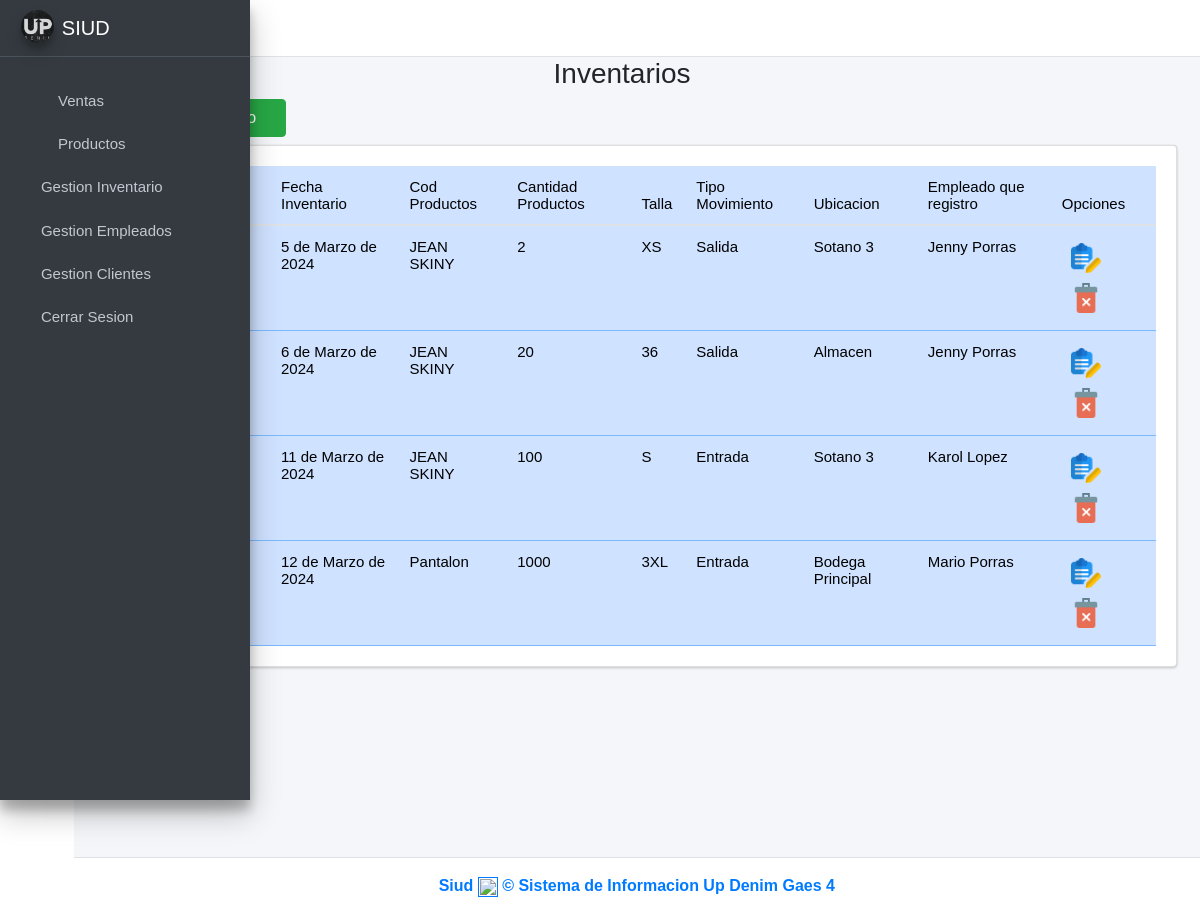
The page /inventarios/ (signed in) on the database as committed earlier.
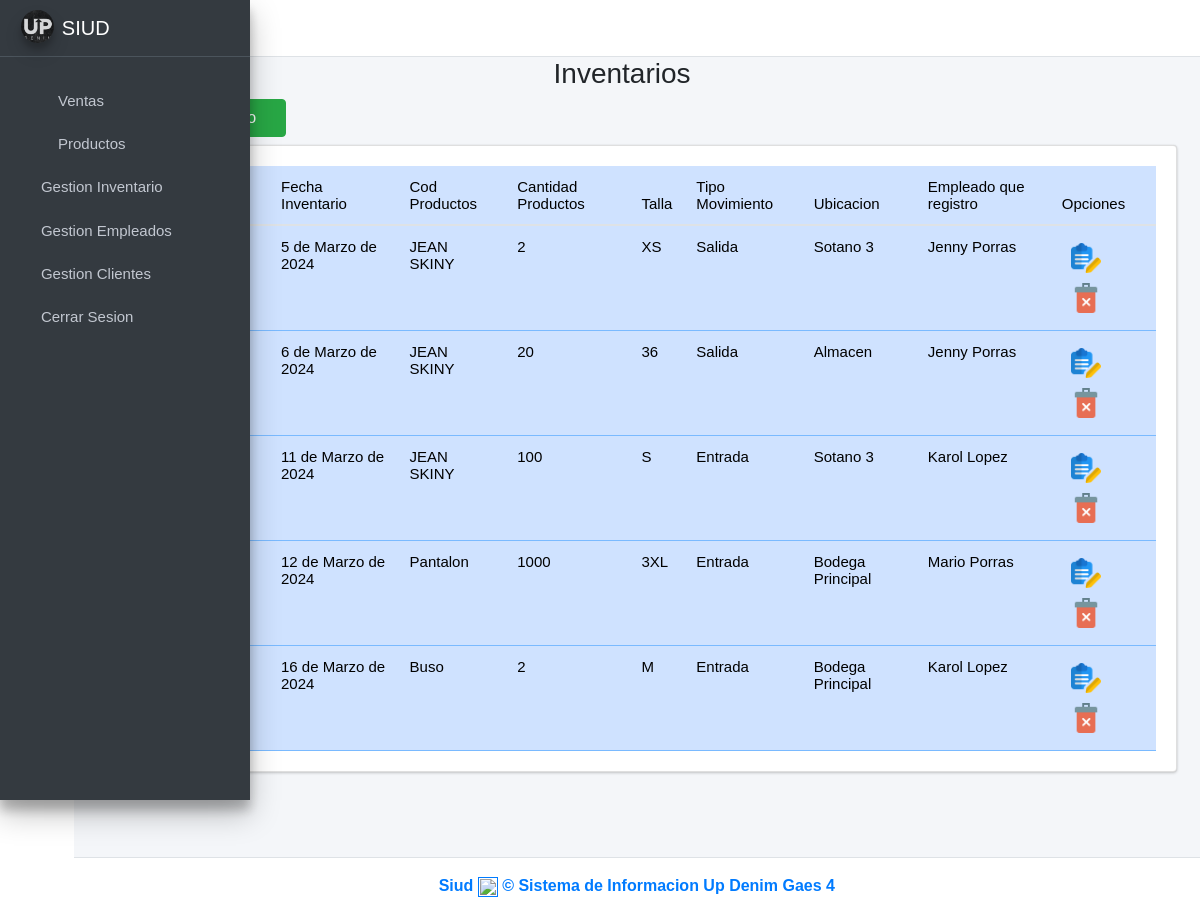
The same page on the database as committed later.
### ventas/models.py (models this page shows, shortened)
class Inventario(models.Model):
    idinventario = models.AutoField(primary_key=True)
    fecha_inventario = models.DateField(null=False, blank=False, default=timezone.now)
    cantidad_productos = models.IntegerField(null=False, blank=False)
    cod_producto = models.ForeignKey(Producto, on_delete=models.CASCADE)
    idtipo_movimiento = models.ForeignKey(Tipomovimiento, on_delete=models.CASCADE)
    cod_empleado = models.ForeignKey(Empleado, on_delete=models.CASCADE)
    idtalla = models.ForeignKey(Talla, on_delete=models.CASCADE)
    idubicacion_inventario = models.ForeignKey(Ubicacioninventario, on_delete=models.CASCADE)
    created = models.DateTimeField(auto_now_add=True)
    updated = models.DateTimeField(auto_now=True)
    class Meta:
        verbose_name = 'inventario'
        verbose_name_plural = 'inventarios'

class Producto(models.Model):
    cod_producto = models.CharField(primary_key=True, unique=True, blank=False, null=False, max_length=15)
    nombre_producto = models.CharField(max_length=45, null=False)
    precio_venta = models.DecimalField(max_digits=10, decimal_places=2, null=False, blank=False)
    descripcion_producto = models.CharField(max_length=45)
    cantidad_productos = models.PositiveIntegerField(null=False)
    imagen = models.ImageField(upload_to='productos', null=True, blank=True)
    idcategoria_producto = models.ForeignKey(CategoriaProducto, on_delete=models.CASCADE)
    idtalla = models.ForeignKey(Talla, on_delete=models.CASCADE)
    created = models.DateTimeField(auto_now_add=True)
    updated = models.DateTimeField(auto_now=True)
    class Meta:
        verbose_name = 'producto'
        verbose_name_plural = 'productos'
    def __str__(self):
        return f"{self.nombre_producto} {self.precio_venta} "

class Talla(models.Model):
    idtalla = models.AutoField(primary_key=True)
    talla = models.CharField(max_length=45, unique=True)
    class Meta:
        verbose_name = 'talla'
        verbose_name_plural = 'tallas'
    def __str__(self):
        return f"{self.talla}"

class Tipomovimiento(models.Model):
    idtipo_movimiento = models.AutoField(primary_key=True)
    tipo_movimiento = models.CharField(max_length=45, unique=True)
    class Meta:
        verbose_name = 'tipomovimiento'
        verbose_name_plural = 'tiposmovimiento'
    def __str__(self):
        return f"{self.tipo_movimiento}"

class Ubicacioninventario(models.Model):
    idubicacion_inv = models.AutoField(primary_key=True)
    ubicacion_inventario = models.CharField(max_length=45, unique=True)
    class Meta:
        verbose_name = 'ubicacioninventario'
        verbose_name_plural = 'ubicacionesnventario'
    def __str__(self):
        return f"{self.ubicacion_inventario}"

class Empleado(models.Model):
    cod_empleado = models.IntegerField(primary_key=True, unique=True, blank=False, null=False)
    fecha_ingreso = models.DateField(null=False, blank=False)
    salario = models.FloatField(null=False, blank=False)
    fecha_nacimiento = models.DateField(null=False, blank=False)
    rh = models.CharField(null=False, blank=False, max_length=5)
    iddocumento = models.ForeignKey(Persona, on_delete=models.CASCADE)
    idarl = models.ForeignKey(Arl, on_delete=models.CASCADE)
    ideps = models.ForeignKey(Eps, on_delete=models.CASCADE)
    idfondo_pension = models.ForeignKey(FondoPension, on_delete=models.CASCADE)
    idcargo_empleado = models.ForeignKey(CargoEmpleado, on_delete=models.CASCADE)
    idusuario = models.ForeignKey(Usuarioid, on_delete=models.CASCADE)
    idrolusuario = models.ForeignKey(RolUsuario, on_delete=models.CASCADE)
    created = models.DateTimeField(auto_now_add=True)
    updated = models.DateTimeField(auto_now=True)
    class Meta:
        verbose_name = 'empleado'
        verbose_name_plural = 'empleados'
    def __str__(self):
        return f"{self.iddocumento.primer_nombre} {self.iddocumento.primer_apellido}"

class Persona(models.Model):
    documentoidentidad = models.IntegerField(primary_key=True, unique=True, blank=False, null=False)
    primer_nombre = models.CharField(max_length=45, null=False, blank=False)
    segundo_nombre = models.CharField(max_length=45, blank=True, null=True)
    primer_apellido = models.CharField(max_length=45, null=False, blank=False)
    segundo_apellido = models.CharField(max_length=45, blank=True, null=True)
    genero = models.CharField(max_length=20, null=False, blank=False)
    idcontacto = models.OneToOneField(Contacto, on_delete=models.CASCADE)
    iddireccion = models.OneToOneField(Direccion, on_delete=models.CASCADE)
    created = models.DateTimeField(auto_now_add=True)
    updated = models.DateTimeField(auto_now_add=True)
    class Meta:
        verbose_name = 'persona'
        verbose_name_plural = 'personas'

### ventas/views.py (the view)
# urls.py: path('inventarios/', views.inventarios_vista, name='Inventarios'),
@login_required
def inventarios_vista(request):
    inventario = Inventario.objects.all()
    empleado = Empleado.objects.all()
    producto = Producto.objects.all()
    tipomovimiento = Tipomovimiento
    talla = Talla.objects.all()
    ubicacion = Ubicacioninventario.objects.all()
    form_personal = AgregarInventarioForm()
    context ={
        'inventario' : inventario,
        'empleado' : empleado,
        'tipomovimiento' : tipomovimiento,
        'producto' : producto,
        'ubicacion' : ubicacion,
        'form_personal' : form_personal,
        'talla' : talla,
    }
    return render(request, 'inventarios.html', context)

### ventas/templates/inventarios.html (shortened to what this page needs)
{% extends "base.html" %}
{% load static %}
{% load widget_tweaks %}
{% block content %}
<link rel="stylesheet" href="{% static 'index/css/b4.css' %}">
<div class="row">
    <div class="col-md-12">
        <h3 class="text-center">Inventarios   <i class="fas fa-users"></i></h3> <! -- Es para cambiar el icono xd -- >
        <div class="col-md-3 pb-2">
            <a href="#AgregarPersonalModal"
                data-toggle="modal" data-dismiss="modal">
                <button type="button" class="btn btn-success">
                    <i class="fas fa-plus-circle"></i>
                </button>
            </a>
        </div>
        <div class="card card-body" style="overflow:scroll">
            <table class="table table-hover table-primary" id="myTable">
                <thead>
                    <tr>
                        <th># ID</th>
                        <th>Cod Inventario</th>
                        <th>Fecha Inventario</th>
                        <th>Cod Productos</th>
                        <th>Cantidad Productos</th>
                        <th>Talla</th>
                        <th>Tipo Movimiento</th>
                        <th>Ubicacion</th>
                        <th>Empleado que registro</th>
                        <th>Opciones</th>
                    </tr>
                </thead>
                <tbody class="text-dark">
                    {% for i in inventario %}
                    <tr>
                        <td>{{forloop.counter}}</td>
                        <td>{{i.idinventario}}</td>
                        <td>{{i.fecha_inventario}}</td>
                        <td>{{i.cod_producto.nombre_producto}}</td>
                        <td>{{i.cantidad_productos}}</td>
                        <td>{{i.idtalla}}</td>
                        <td>{{i.idtipo_movimiento}}</td>
                        <td>{{i.idubicacion_inventario}}</td>
                        <td>{{i.cod_empleado.iddocumento.primer_nombre}} {{i.cod_empleado.iddocumento.primer_apellido}}</td>
                        <td>
                            {% if i.idinventario %}
                            <form action="/editarInventario/{{ i.idinventario }}/" method="GET" style="display: inline;">
                                <button type="submit" class="btn btn-dark-outline btn-sm">
                                    <img src="{% static 'index/img/editar.png' %}" alt="Error" width="30">
                                </button>
                            </form>
                        {% endif %}
                                    <button onclick="eliminarPersonal('{{i.idinventario}}')" class="btn btn-dark-outline btn-sm"
                                    data-toggle="modal" href="#EliminarPersonalModal"><img
                                        src="{% static 'index/img/delete.png' %}" alt="Error" width="30"></button>
                            </td>
                    </tr>
                    {% endfor %}
                </tbody>
            </table>
        </div>
    </div>
</div>
{% endblock %}

### ventas/templates/base.html (shortened to what this page needs)
{% load static %}
<link href="https://cdn.jsdelivr.net/npm/bootstrap@5.3.3/dist/css/bootstrap.min.css" rel="stylesheet">
<!DOCTYPE html>
<html lang="en">
<head>
  <link rel="stylesheet" href="{% static 'lib/adminlite/plugins/fontawesome-free/css/all.min.css' %}">
  <link rel="stylesheet"
    href="{% static 'lib/adminlite/plugins/tempusdominus-bootstrap-4/css/tempusdominus-bootstrap-4.min.css' %}">
  <link rel="stylesheet" href="{% static 'lib/adminlite/plugins/icheck-bootstrap/icheck-bootstrap.min.css' %}">
  <link rel="stylesheet" href="{% static 'lib/adminlite/plugins/jqvmap/jqvmap.min.css' %}">
  <link rel="stylesheet" href="{% static 'lib/adminlite/css/adminlte.min.css' %}">
  <link rel="stylesheet" href="{% static 'lib/adminlite/plugins/overlayScrollbars/css/OverlayScrollbars.min.css' %}">
  <link rel="stylesheet" href="{% static 'lib/adminlite/plugins/daterangepicker/daterangepicker.css' %}">
  <link rel="stylesheet" href="{% static 'lib/adminlite/plugins/summernote/summernote-bs4.min.css' %}">
  <link rel="stylesheet" href="{% static 'index/css/main.css' %}">
  <link rel="stylesheet" type="text/css" href="{% static 'index/DataTables/datatables.min.css' %}">
  <link rel="stylesheet" type="text/css"
    href="{% static 'index/DataTables/Buttons-2.0.1/css/buttons.dataTables.min.css' %}">
  <link rel="stylesheet" href="{% static 'jquery-ui/jquery-ui.min.css' %}">
</head>
<body class="hold-transition sidebar-mini layout-fixed sidebar-closed sidebar-collapse">
  <div class="wrapper">
    <nav class="main-header navbar navbar-expand navbar-white navbar-light">
      <ul class="navbar-nav">
        <li class="nav-item">
          <a class="nav-link" data-widget="pushmenu" href="#" role="button"></a>
        </li>
      </ul>
      <ul class="navbar-nav ml-auto">
        <li class="nav-item">
          <a class="nav-link" data-widget="fullscreen" href="#" role="button">
            <i class="fas fa-expand-arrows-alt"></i>
          </a>
        </li>
      </ul>
    </nav>
    <aside class="main-sidebar sidebar-dark-primary elevation-4">
      <a href="{% url 'home' %}" class="brand-link">
        <img src="{% static 'index/img/UPIMG.png' %}" alt="Logo" class="brand-image img-circle elevation-3"
          style="opacity: .8">
        <span class="brand-text font-weight-light">SIUD</span>
      </a>
      <div class="sidebar">
        <nav class="mt-2">
          <ul class="nav nav-pills nav-sidebar flex-column" data-widget="treeview" role="menu" data-accordion="false">
            <li class="nav-header"></li>
            <li class="nav-item">
              <a href="{% url 'Ventas' %}" class="nav-link">
                <i class="nav-icon far fa-calendar-alt"></i>
                <p>
                  Ventas
                </p>
              </a>
            </li>
            <li class="nav-item">
              <a href="{% url 'Productos' %}" class="nav-link">
                <i class="nav-icon fas fa-boxes"></i>
                <p>
                  Productos
                </p>
              </a>
            </li>
            <li class="nav-item">
              <a href="#" class="nav-link">
                <i class="fas fa-box"></i>
                <p>
                  Gestion Inventario
                  <i class="fas fa-angle-left right"></i>
                </p>
              </a>
            </li>
            <li class="nav-item">
              <a href="#" class="nav-link">
                <i class="far fa-building"></i>
                <p>
                  Gestion Empleados
                  <i class="fas fa-angle-left right"></i>
                </p>
              </a>
            </li>
            <li class="nav-item">
              <a href="#" class="nav-link">
                <i class="fas fa-users"></i>
                <p>
                  Gestion Clientes
                  <i class="fas fa-angle-left right"></i>
                </p>
              </a>
            </li>
            {% if request.user.is_authenticated %}
            <li class="nav-item">
              <a href="{% url 'exit' %}" class="nav-link">
                <i class="fas fa-nav-icon far fa-circle text-danger"></i>
                <p>
                  Cerrar Sesion
                </p>
              </a>
            </li>
            {% endif %}
      </div>
    </aside>
    <div class="content-wrapper">
      <section class="content">
        <div class="container-fluid">
          {% block content %}
          {% endblock %}
        </div>
      </section>
    </div>
    <footer class="main-footer text-center text-primary">
      <a href="" target="_blank" rel="noopener noreferrer">
        <strong> Siud <img src="" alt="" width="20"> &copy;
          Sistema de Informacion Up Denim
          Gaes 4
        </strong>
      </a>
    </footer>
  </div>
  </body>
  </html>

### ventas/static/index/css/main.css (style rules this page uses)
p , input[type=text] , input[type=date], input[type=number], input[type=password] { font-weight: 100; font-size: 15px; }
table, th, td { font-weight: 100; font-size:15px; }
body { font-family: Arial, Helvetica, sans-serif !important; }

Rows that differ between the two databases and show on the page:
added Inventario: fecha_inventario "16 de Marzo de 2024", cod_producto.nombre_producto "Buso", cantidad_productos "2", idtalla "M", idtipo_movimiento "Entrada", idubicacion_inventario "Bodega Principal", cod_empleado.iddocumento.primer_nombre "Karol", cod_empleado.iddocumento.primer_apellido "Lopez"
